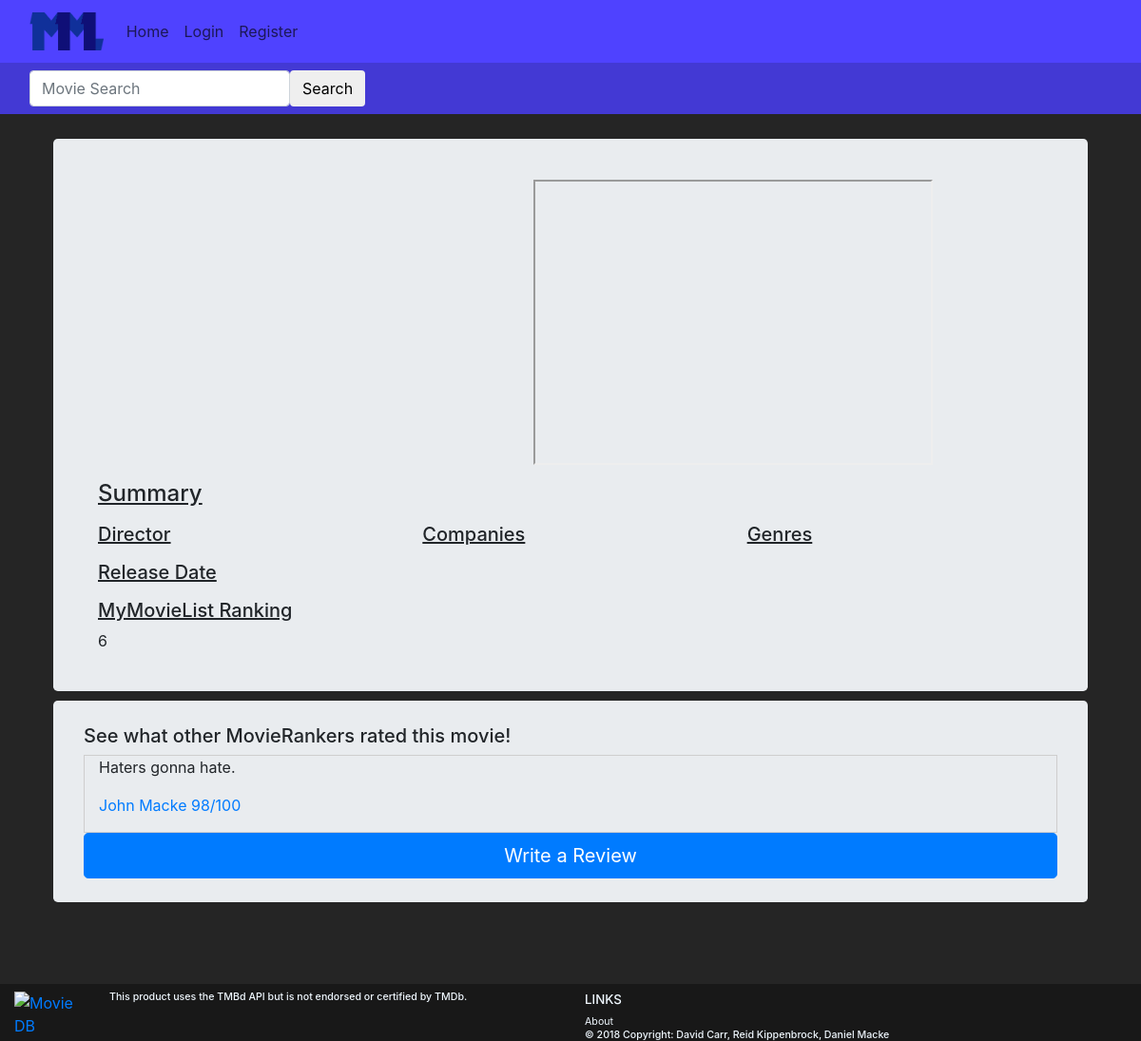
Before: /movies/?movie_id=348039 with the older database file.
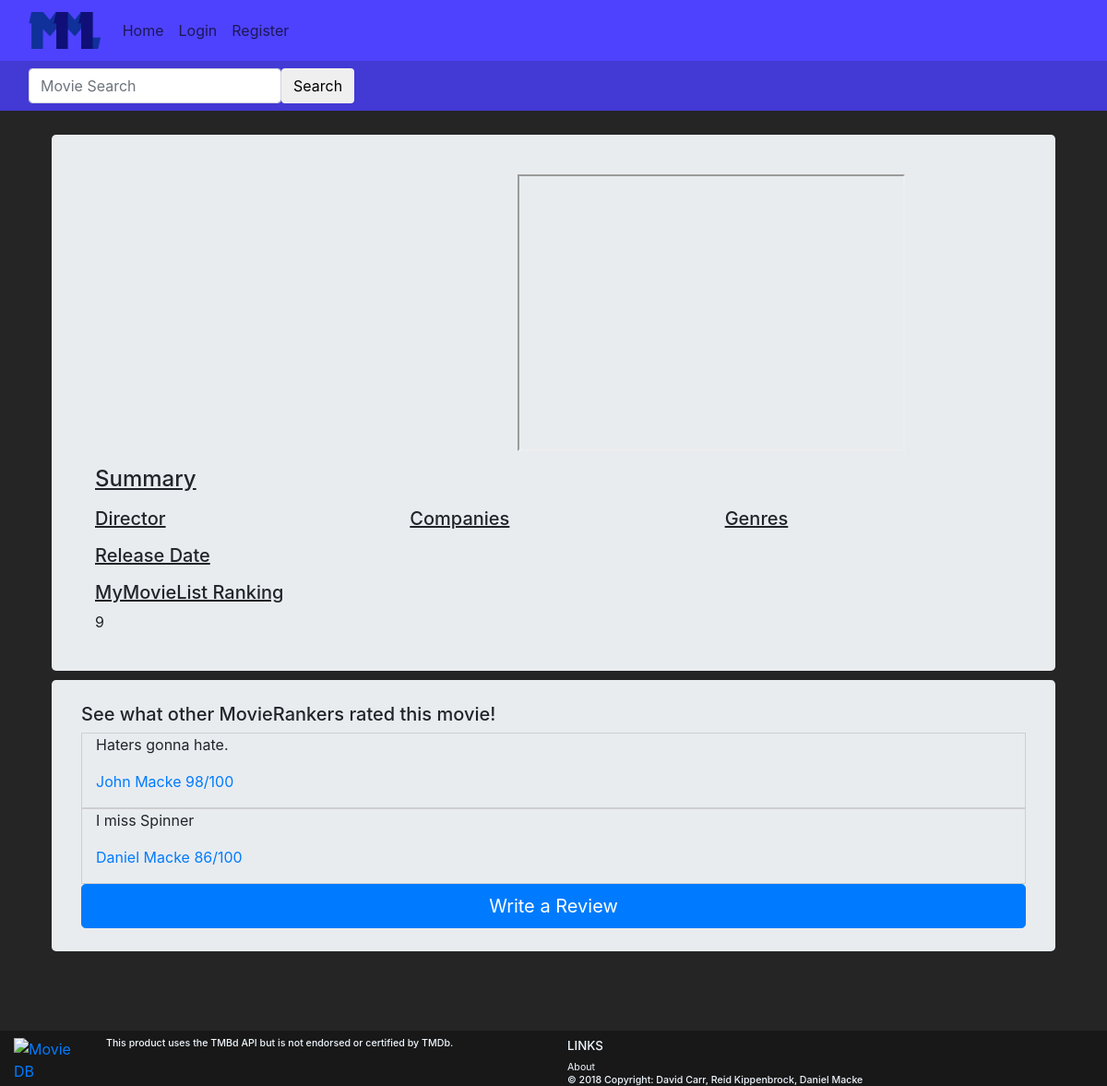
After: the same page with the newer database file.
### movies/models.py (models this page shows)
class MovieReview(models.Model):
    user = models.ForeignKey(User,on_delete=models.CASCADE,default=1)
    movie_id = models.IntegerField(default=0)
    movie_title = models.CharField(max_length=50, default='')
    rating = models.IntegerField(
        default=0,
        validators=[
            MaxValueValidator(100),
            MinValueValidator(0)
        ]
    )
    review = models.CharField(max_length=1000, default='')

### movies/views.py (the view)
# urls.py: path('', views.movies),
def movies(request):
    movie_id = request.GET.get('movie_id')
    movie = tmdb.Movies(movie_id)
    if(movie_id):
        movie_info = movie.info()
        movie_title = movie_info["title"]
        movie_poster = 'http://image.tmdb.org/t/p/w185/' + movie_info["poster_path"]
        movie_overview = movie_info["overview"]
        movie_genres = movie_info["genres"]
        movie_companies = movie_info["production_companies"]
        movie_release_date = movie_info["release_date"]
        movie_trailer = ""
        movie_director = ""
        movie_director_pic = ""
        for f in movie.videos()["results"]:
            if (f["site"] == "YouTube" and f["type"] == "Trailer"):
                movie_trailer = "https://youtube.com/embed/" + f["key"]
                break;
        for f in movie.credits()["crew"]:
            if f["job"] == "Director" :
                movie_director = f["name"]
                movie_director_pic = f["profile_path"]
        movie_homepage = movie_info["homepage"]
        movie_reviews =  MovieReview.objects.filter(movie_id=movie_id)
        sum = 0;
        count = 0;
        for review in movie_reviews:
            sum += review.rating
            count += 1
        average = 'no reviews'
        if count > 0:
            average = sum / count
        all_reviews = MovieReview.objects.all()
        ratings = {}
        for review in all_reviews:
            id = review.movie_id
            reviews = MovieReview.objects.filter(movie_id=id)
            sum = 0
            count = 0
            for review in reviews:
                sum += review.rating
                count += 1
            average = sum / count
            ratings[id] = average
        sorted_rankings = sorted(ratings.items(), key=operator.itemgetter(1))
        sorted_rankings.reverse()
        ranking = 'No reviews'
        count = 1
        for x in sorted_rankings:
            print(movie_id)
            print(x[0])
            if x[0]==int(movie_id):
                print("here")
                ranking = count
                break
            count+=1
        args = {'ranking': ranking, 'average_rating': average, 'id' :movie_id, 'title': movie_title, 'poster': movie_poster, 'overview': movie_overview, 'genres': movie_genres,
                'companies': movie_companies, 'release_date': movie_release_date, 'trailer': movie_trailer,
                'homepage': movie_homepage, 'director':movie_director, 'director_pic':movie_director_pic,'reviews':movie_reviews,}
    return render(request, 'movies/movies.html', args)

### movies/templates/movies/movies.html (shortened to what this page needs)
{% extends 'base.html' %}
{% block body %}
  <div class="container p-3">
    <div class="jumbotron">
      <div class="container-fluid">
        <div class="row" style="padding-top: 10px;">
          <div class="col-md-4 text-center">
          </div>
          <div class="col-md-8 text-center">
            <iframe height="300" width="420" src="{{ trailer }}">
            </iframe>
          </div>
        </div>
        <div class="row" style="padding-top: 10px;">
            <div class="col-md-12 lead">
                <u><h4 class"text-md-left"> Summary </h4></u>
            </div>
        </div>
        <div class="row">
          <div class="col-md-4">
            <u><h5 class="text-md-left"> Director </h5></u>
            <u><h5 class="text-md-left"> Release Date </h5></u>
            <u><h5 class="text-md-left"> MyMovieList Ranking </h5></u>
            <p>
              {{ ranking }}
            </p>
          </div>
          <div class="col-md-4">
            <u><h5 class="text-md-left"> Companies </h5></u>
          </div>
          <div class="col-md-4">
            <u><h5 class="text-md-left text-underline"> Genres </h5></u>
          </div>
        </div>
      </div>
    </div>
    <div class="jumbotron">
      <h5>See what other MovieRankers rated this movie!</h5>
        {%for review in reviews%}
        <div class="container-fluid" style="border:1px solid #cecece;">
          <blockquote>
            <p>{{review.review}}<p>
            <footer><a href="/account/profile/?p={{review.user.username}}">{{review.user.first_name}} {{review.user.last_name}} {{review.rating}}/100</a></footer>
          </blockquote>
        </div>
        {% endfor %}
        <a href="/movies/write_review/?movie_id={{ id }}" class="btn btn-primary btn-lg btn-block">Write a Review</a>
    </div>
  </div>
{% endblock %}

Changed rows visible on the page:
added MovieReview: review "I miss Spinner", user.first_name "Daniel", user.last_name "Macke", rating "86"
Other visible differences:
{{ ranking }}: "6" → "9"
